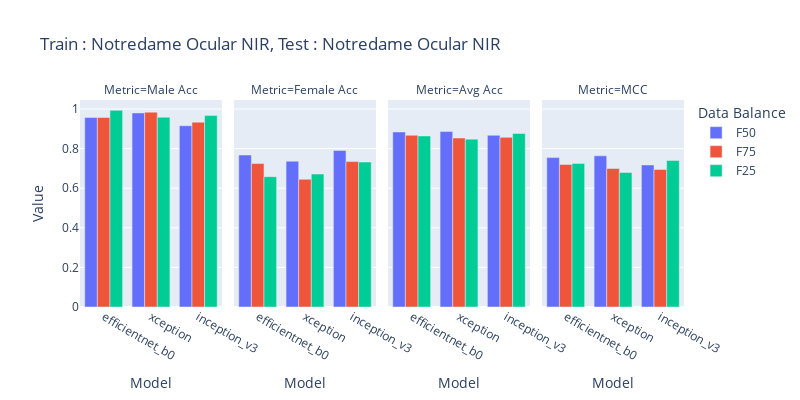

Notebook code for this chart:
### Code cell
df_50 = pd.read_csv('/home/sreeraj/lab/nsf/final_eval/results/across_model_notredame_ocular_nir_gender.csv',)
df_50['Data Balance'] = 'F50'

df = pd.read_csv('/home/sreeraj/lab/nsf/final_eval/results/across_databalance_notredame_ocular_nir_gender.csv',)
df['Data Balance'] = df.Model.apply(lambda x:float(x.split('_')[-1]))
df['Data Balance'] = df['Data Balance'].apply(lambda x:f'F{int(x*100)}')
df.Model = df.Model.apply(lambda x: '_'.join(x.split('_')[:-1]))


df_50 = df_50[df_50.Model.isin(df.Model.unique())]
df = pd.concat([df_50, df])


df_macc = deepcopy(df)
df_macc['Value'] = df_macc['Male Acc']
df_macc['Metric'] = 'Male Acc'

df_facc = deepcopy(df)
df_facc['Value'] = df_facc['Female Acc']
df_facc['Metric'] = 'Female Acc'

df_oacc = deepcopy(df)
df_oacc['Value'] = df_facc['Avg Acc']
df_oacc['Metric'] = 'Avg Acc'

df_mcc = deepcopy(df)
df_mcc['Value'] = df_facc['MCC']
df_mcc['Metric'] = 'MCC'

df = pd.concat([df_macc, df_facc, df_oacc, df_mcc])
fig = px.bar(df, x='Model', y='Value', color='Data Balance', title='Train : Notredame Ocular NIR, Test : Notredame Ocular NIR', barmode='group', labels={'value': 'Acc/MCC', 'variable': 'Metrics'},width=800, height=400, facet_col='Metric')
fig.show()

### Figure 1 — Plotly figure (JSON) as saved in the notebook; plotly's stock layout.template omitted (floating-point values rounded to 4 significant figures)
{"data": [{"alignmentgroup": "True", "hovertemplate": "Data Balance=F50<br>Metric=Male Acc<br>Model=%{x}<br>Value=%{y}<extra></extra>", "legendgroup": "F50", "marker": {"color": "#636efa", "pattern": {"shape": ""}}, "name": "F50", "offsetgroup": "F50", "orientation": "v", "showlegend": true, "textposition": "auto", "type": "bar", "x": ["efficientnet_b0", "xception", "inception_v3"], "xaxis": "x", "y": [0.957, 0.9799, 0.9155], "yaxis": "y"}, {"alignmentgroup": "True", "hovertemplate": "Data Balance=F50<br>Metric=Female Acc<br>Model=%{x}<br>Value=%{y}<extra></extra>", "legendgroup": "F50", "marker": {"color": "#636efa", "pattern": {"shape": ""}}, "name": "F50", "offsetgroup": "F50", "orientation": "v", "showlegend": false, "textposition": "auto", "type": "bar", "x": ["efficientnet_b0", "xception", "inception_v3"], "xaxis": "x2", "y": [0.7674, 0.7365, 0.7905], "yaxis": "y2"}, {"alignmentgroup": "True", "hovertemplate": "Data Balance=F50<br>Metric=Avg Acc<br>Model=%{x}<br>Value=%{y}<extra></extra>", "legendgroup": "F50", "marker": {"color": "#636efa", "pattern": {"shape": ""}}, "name": "F50", "offsetgroup": "F50", "orientation": "v", "showlegend": false, "textposition": "auto", "type": "bar", "x": ["efficientnet_b0", "xception", "inception_v3"], "xaxis": "x3", "y": [0.8838, 0.886, 0.8672], "yaxis": "y3"}, {"alignmentgroup": "True", "hovertemplate": "Data Balance=F50<br>Metric=MCC<br>Model=%{x}<br>Value=%{y}<extra></extra>", "legendgroup": "F50", "marker": {"color": "#636efa", "pattern": {"shape": ""}}, "name": "F50", "offsetgroup": "F50", "orientation": "v", "showlegend": false, "textposition": "auto", "type": "bar", "x": ["efficientnet_b0", "xception", "inception_v3"], "xaxis": "x4", "y": [0.7544, 0.7636, 0.7173], "yaxis": "y4"}, {"alignmentgroup": "True", "hovertemplate": "Data Balance=F75<br>Metric=Male Acc<br>Model=%{x}<br>Value=%{y}<extra></extra>", "legendgroup": "F75", "marker": {"color": "#EF553B", "pattern": {"shape": ""}}, "name": "F75", "offsetgroup": "F75", "orientation": "v", "showlegend": true, "textposition": "auto", "type": "bar", "x": ["efficientnet_b0", "xception", "inception_v3"], "xaxis": "x", "y": [0.957, 0.9841, 0.9335], "yaxis": "y"}, {"alignmentgroup": "True", "hovertemplate": "Data Balance=F75<br>Metric=Female Acc<br>Model=%{x}<br>Value=%{y}<extra></extra>", "legendgroup": "F75", "marker": {"color": "#EF553B", "pattern": {"shape": ""}}, "name": "F75", "offsetgroup": "F75", "orientation": "v", "showlegend": false, "textposition": "auto", "type": "bar", "x": ["efficientnet_b0", "xception", "inception_v3"], "xaxis": "x2", "y": [0.7244, 0.645, 0.7343], "yaxis": "y2"}, {"alignmentgroup": "True", "hovertemplate": "Data Balance=F75<br>Metric=Avg Acc<br>Model=%{x}<br>Value=%{y}<extra></extra>", "legendgroup": "F75", "marker": {"color": "#EF553B", "pattern": {"shape": ""}}, "name": "F75", "offsetgroup": "F75", "orientation": "v", "showlegend": false, "textposition": "auto", "type": "bar", "x": ["efficientnet_b0", "xception", "inception_v3"], "xaxis": "x3", "y": [0.8672, 0.8532, 0.8566], "yaxis": "y3"}, {"alignmentgroup": "True", "hovertemplate": "Data Balance=F75<br>Metric=MCC<br>Model=%{x}<br>Value=%{y}<extra></extra>", "legendgroup": "F75", "marker": {"color": "#EF553B", "pattern": {"shape": ""}}, "name": "F75", "offsetgroup": "F75", "orientation": "v", "showlegend": false, "textposition": "auto", "type": "bar", "x": ["efficientnet_b0", "xception", "inception_v3"], "xaxis": "x4", "y": [0.7199, 0.6993, 0.6945], "yaxis": "y4"}, {"alignmentgroup": "True", "hovertemplate": "Data Balance=F25<br>Metric=Male Acc<br>Model=%{x}<br>Value=%{y}<extra></extra>", "legendgroup": "F25", "marker": {"color": "#00cc96", "pattern": {"shape": ""}}, "name": "F25", "offsetgroup": "F25", "orientation": "v", "showlegend": true, "textposition": "auto", "type": "bar", "x": ["xception", "inception_v3", "efficientnet_b0"], "xaxis": "x", "y": [0.9584, 0.9667, 0.9931], "yaxis": "y"}, {"alignmentgroup": "True", "hovertemplate": "Data Balance=F25<br>Metric=Female Acc<br>Model=%{x}<br>Value=%{y}<extra></extra>", "legendgroup": "F25", "marker": {"color": "#00cc96", "pattern": {"shape": ""}}, "name": "F25", "offsetgroup": "F25", "orientation": "v", "showlegend": false, "textposition": "auto", "type": "bar", "x": ["xception", "inception_v3", "efficientnet_b0"], "xaxis": "x2", "y": [0.6714, 0.7321, 0.6582], "yaxis": "y2"}, {"alignmentgroup": "True", "hovertemplate": "Data Balance=F25<br>Metric=Avg Acc<br>Model=%{x}<br>Value=%{y}<extra></extra>", "legendgroup": "F25", "marker": {"color": "#00cc96", "pattern": {"shape": ""}}, "name": "F25", "offsetgroup": "F25", "orientation": "v", "showlegend": false, "textposition": "auto", "type": "bar", "x": ["xception", "inception_v3", "efficientnet_b0"], "xaxis": "x3", "y": [0.8477, 0.8762, 0.8638], "yaxis": "y3"}, {"alignmentgroup": "True", "hovertemplate": "Data Balance=F25<br>Metric=MCC<br>Model=%{x}<br>Value=%{y}<extra></extra>", "legendgroup": "F25", "marker": {"color": "#00cc96", "pattern": {"shape": ""}}, "name": "F25", "offsetgroup": "F25", "orientation": "v", "showlegend": false, "textposition": "auto", "type": "bar", "x": ["xception", "inception_v3", "efficientnet_b0"], "xaxis": "x4", "y": [0.6795, 0.7403, 0.7244], "yaxis": "y4"}], "layout": {"annotations": [{"font": {}, "showarrow": false, "text": "Metric=Male Acc", "x": 0.1175, "xanchor": "center", "xref": "paper", "y": 1, "yanchor": "bottom", "yref": "paper"}, {"font": {}, "showarrow": false, "text": "Metric=Female Acc", "x": 0.3725, "xanchor": "center", "xref": "paper", "y": 1, "yanchor": "bottom", "yref": "paper"}, {"font": {}, "showarrow": false, "text": "Metric=Avg Acc", "x": 0.6275, "xanchor": "center", "xref": "paper", "y": 1, "yanchor": "bottom", "yref": "paper"}, {"font": {}, "showarrow": false, "text": "Metric=MCC", "x": 0.8825, "xanchor": "center", "xref": "paper", "y": 1, "yanchor": "bottom", "yref": "paper"}], "barmode": "group", "height": 400, "legend": {"title": {"text": "Data Balance"}, "tracegroupgap": 0}, "title": {"text": "Train : Notredame Ocular NIR, Test : Notredame Ocular NIR"}, "width": 800, "xaxis": {"anchor": "y", "domain": [0, 0.235], "title": {"text": "Model"}}, "xaxis2": {"anchor": "y2", "domain": [0.255, 0.49], "matches": "x", "title": {"text": "Model"}}, "xaxis3": {"anchor": "y3", "domain": [0.51, 0.745], "matches": "x", "title": {"text": "Model"}}, "xaxis4": {"anchor": "y4", "domain": [0.765, 1.0], "matches": "x", "title": {"text": "Model"}}, "yaxis": {"anchor": "x", "domain": [0, 1], "title": {"text": "Value"}}, "yaxis2": {"anchor": "x2", "domain": [0, 1], "matches": "y", "showticklabels": false}, "yaxis3": {"anchor": "x3", "domain": [0, 1], "matches": "y", "showticklabels": false}, "yaxis4": {"anchor": "x4", "domain": [0, 1], "matches": "y", "showticklabels": false}}}
